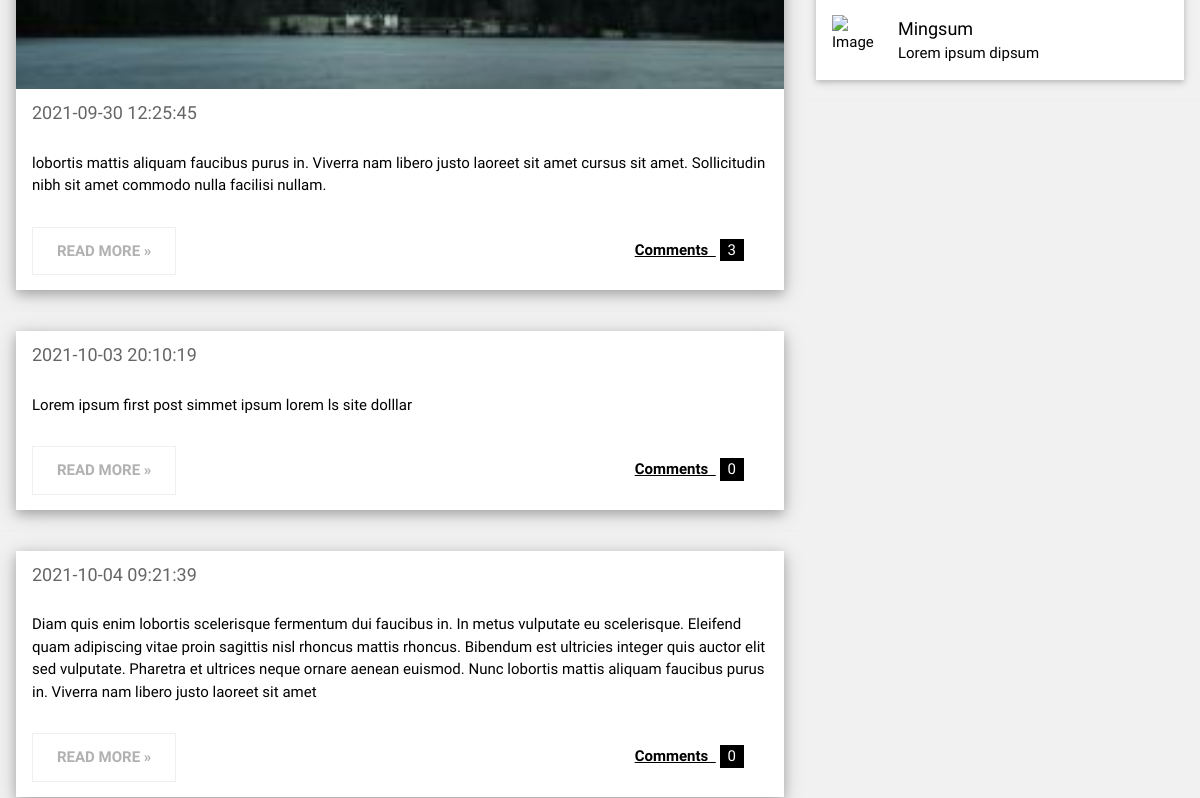
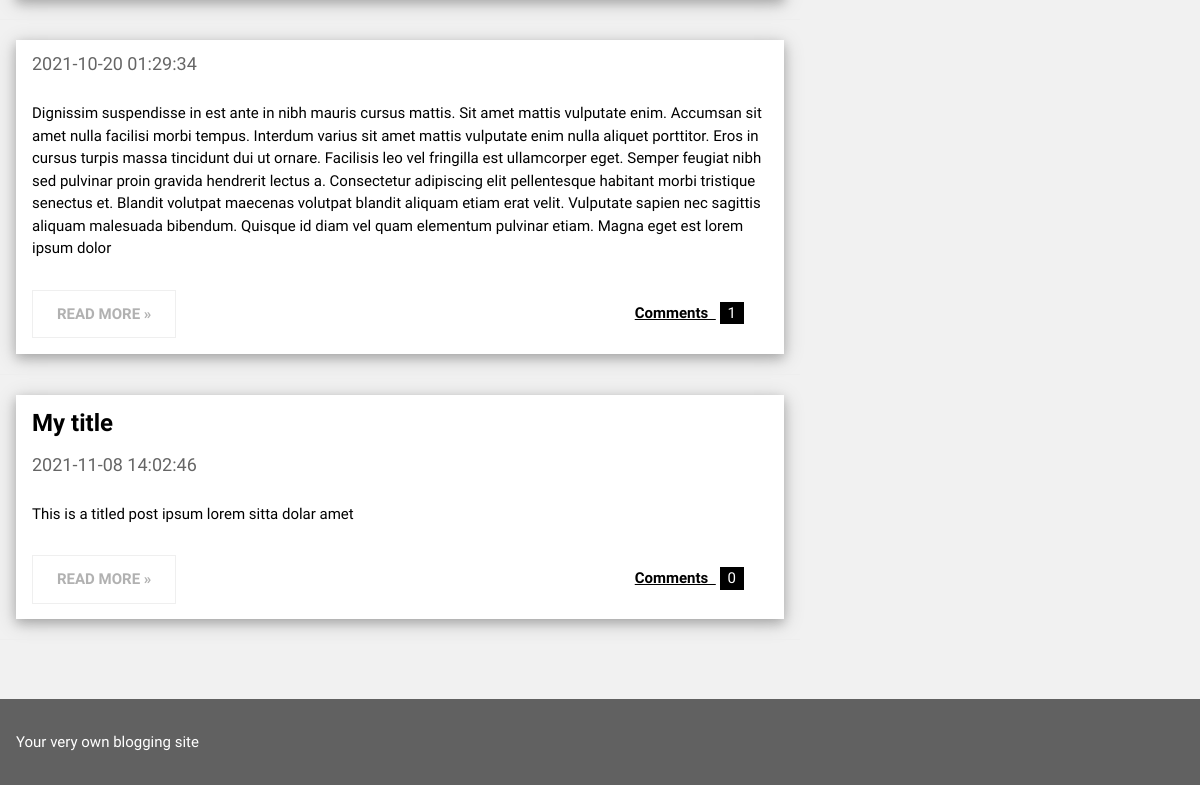
Before: /index.php (signed in, lower part) with the older database file (2 pictures, top to bottom).
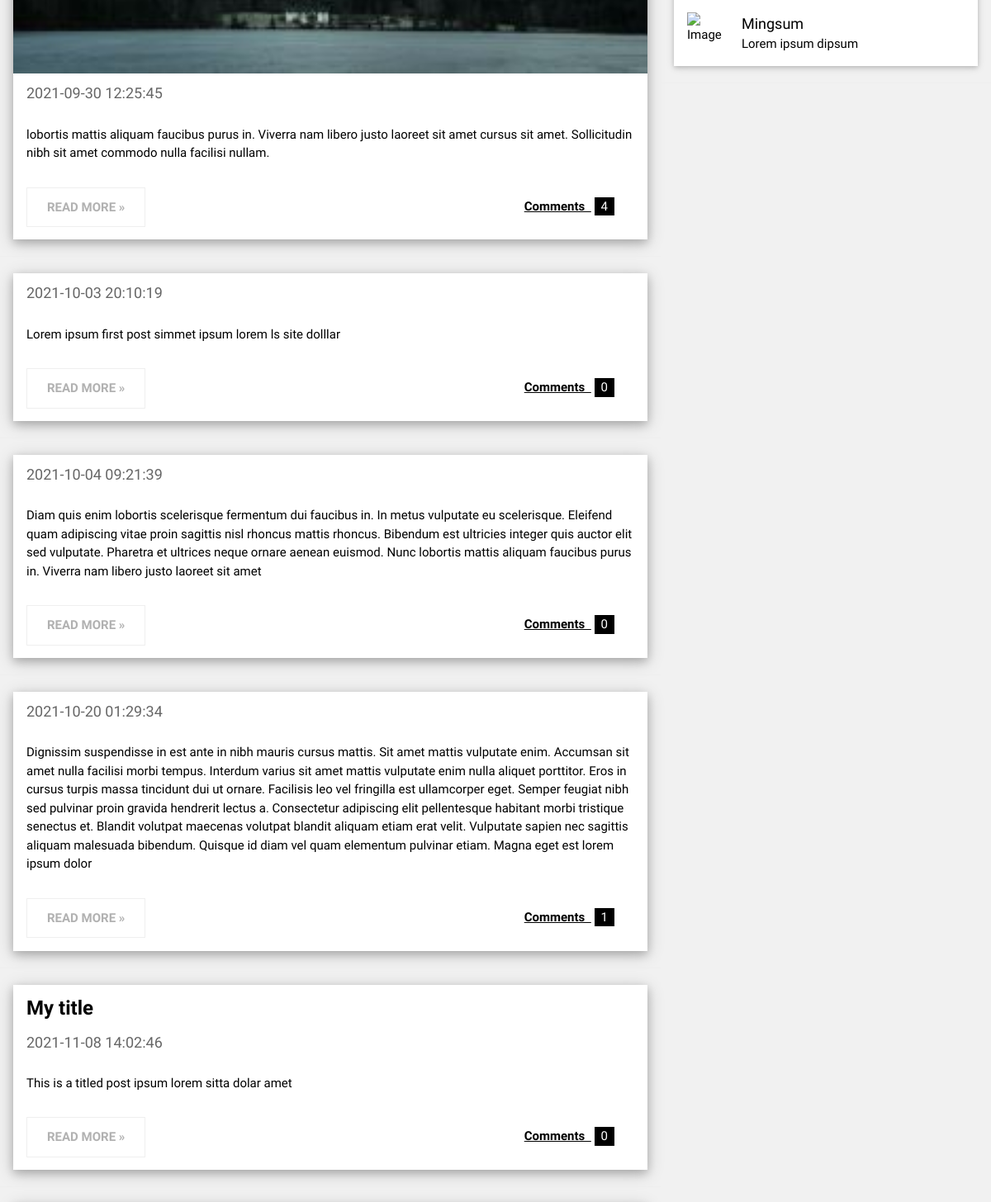
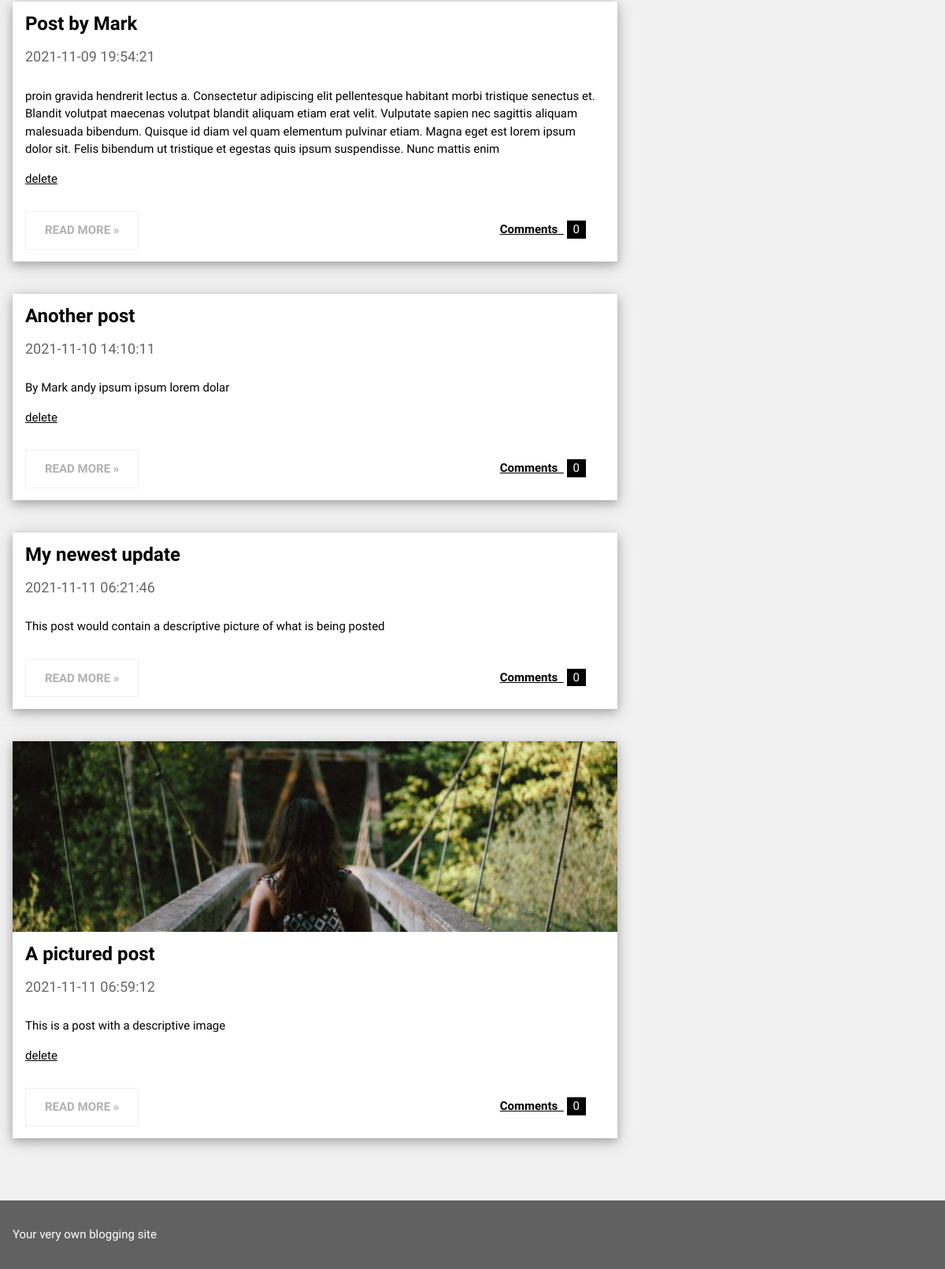
After: the same page with the newer database file (2 pictures, top to bottom).
### tables this page shows
CREATE TABLE `posts` (
  `id` int(11) NOT NULL AUTO_INCREMENT,
  `title` varchar(20) DEFAULT NULL,
  `msg` text NOT NULL,
  `likes` int(11) DEFAULT 0,
  `tags` text DEFAULT NULL,
  `userid` int(11) DEFAULT NULL,
  `date_posted` datetime DEFAULT current_timestamp(),
  PRIMARY KEY (`id`),
  KEY `userid` (`userid`),
  CONSTRAINT `posts_ibfk_1` FOREIGN KEY (`userid`) REFERENCES `users` (`id`)
);

### app.php (called while the page is built, shortened)
<?php
function all_post($conn): array
{
  	$sql = "SELECT * FROM `posts` WHERE 1";
    $data = $conn -> query($sql);
    $posts = $data->fetch_all(MYSQLI_ASSOC);
    return $posts;
}
function popular_posts($conn): array
{
    $sql =  "SELECT `id`, `title`, `msg` FROM `posts` ORDER BY `likes` DESC LIMIT 4";
    $data = $conn -> query($sql);
    $posts = $data -> fetch_all(MYSQLI_ASSOC);
    return $posts;
}
function num_comments($postid, $conn)
{
    $sql = "SELECT COUNT(`id`) FROM `comments` WHERE `postid` = '$postid'";
    $data = $conn -> query($sql);
    $result = $data -> fetch_array(MYSQLI_NUM);
    return $result[0];
}

### uploads.php (called while the page is built, shortened)
<?php
function strip_extension($filename)
{
  $ext_index = strrpos($filename, '.');
  $name = substr($filename, 0, $ext_index);
  return $name;
}
function get_image($postid)
{
  if ($handle = opendir(__DIR__ . '/images'))
  {
    while (false !== ($filename = readdir($handle)))
    {
      if ($postid === strip_extension($filename)) {
        return $filename;
      }
    }
  }
}

### index.php (the view, shortened to what this page needs)
<?php
require_once 'db_connect/connect.php';
require_once 'app.php';
require_once 'uploads.php';
$userid = $_SESSION['userid'];
$posts = all_post($conn);
$popular = popular_posts($conn);
?>
<!DOCTYPE html>
<html>
<link rel="stylesheet" href="static/w3.css">
<body class="w3-light-grey">
<div class="w3-content" style="max-width:1400px">
<div class="w3-row">
<div class="w3-col l8 s12">
<?php foreach($posts as $key => $post) : ?>
  <div class="w3-card-4 w3-margin w3-white">
    <?php if (get_image($post['id'])): ?>
      <img src="<?= 'images/' . get_image($post['id']) ?>" style="width:100%" alt="">
    <?php endif ?>
    <div class="w3-container">
      <h3><b><?= $post['title'] ?? "" ?></b></h3>
      <h5><span class="w3-opacity"> <?= $post['date_posted'] ?? "" ?></span></h5>
    </div>
    <div class="w3-container">
      <p>
        <?php
          echo $post['msg'];
        ?>
      </p>
      <?php if($post['userid'] === $userid): ?>
        <p><a href="delete_post.php?postid=<?= $post['id'] ?>">delete</a></p>
      <?php endif ?>
      <div class="w3-row">
        <div class="w3-col m8 s12">
          <p><button id="<?= 'all_post' . $key ?>" class="w3-button w3-padding-large w3-white w3-border w3-disabled"><b>READ MORE »</b></button></p>
        </div>
        <div class="w3-col m4 w3-hide-small">
          <p><span class="w3-padding-large w3-right"><a href="show_comments.php?id=<?= $post['id']; ?>"><b>Comments  </b></a> <span class="w3-tag"><?= num_comments($post['id'], $conn); ?></span></p>
        </div>
      </div>
    </div>
  </div>
  <hr>
<?php endforeach ?>
</div>
<div class="w3-col l4">
  <div class="w3-card w3-margin">
    <ul class="w3-ul w3-hoverable w3-white">
      <li class="w3-padding-16 w3-hide-medium w3-hide-small">
        <img src="images/rock.jpg" alt="Image" class="w3-left w3-margin-right" style="width:50px">
        <span class="w3-large"><?= $popular['title'] ?? "Mingsum"; ?></span><br>
        <span>Lorem ipsum dipsum</span>
      </li>
    </ul>
  </div>
  <hr>
</div>
</div><br>
</div>
<footer class="w3-container w3-dark-grey w3-padding-32 w3-margin-top">
  <div class="w3-text-muted">Your very own blogging site</div>
</footer>
</body>
</html>

Changed rows visible on the page:
computed for posts (number 1 of 9 on the later page): id "3" → "4"
added posts: title "Post by Mark", date_posted "2021-11-09 19:54:21", msg "proin gravida hendrerit lectus a. Consectetur adipiscing elit pellentesque habitant morbi tristique senectus et. Blandit volutpat maecenas volutpat blandit aliquam etiam erat velit. Vulputate sapien nec sagittis aliquam malesuada bibendum. Quisque id diam vel quam elementum pulvinar etiam. Magna eget est lorem ipsum dolor sit. Felis bibendum ut tristique et egestas quis ipsum suspendisse. Nunc mattis enim", id "0"
added posts: title "Another post", date_posted "2021-11-10 14:10:11", msg "By Mark andy ipsum ipsum lorem dolar", id "0"
added posts: title "My newest update", date_posted "2021-11-11 06:21:46", msg "This post would contain a descriptive picture of what is being posted", id "0"
added posts: shows a picture, title "A pictured post", date_posted "2021-11-11 06:59:12", msg "This is a post with a descriptive image", id "0"
